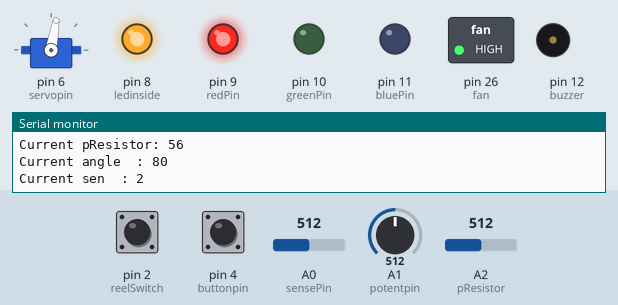
Bench run of a sketch on a simulated Arduino Mega 2560, built with avr-gcc and run on an emulated ATmega2560. Shown: servo, switched loads named in the sketch (green lamp = pin HIGH), output pins drawn as LEDs (lit = HIGH), buzzer (waves = sounding), the last lines printed to the serial monitor. Inputs (shaded band) come from the test bench; at power-on: A0 (sensePin) = 512, A1 (potentpin) = 512, pin 2 (reelSwitch) LOW, A2 (pResistor) = 512, pin 4 (buttonpin) HIGH.

Above: at 1.8 s.
1.9 s: A0 (sensePin) set to 164
4.3 s: A0 (sensePin) set to 153
At 6.8 s:
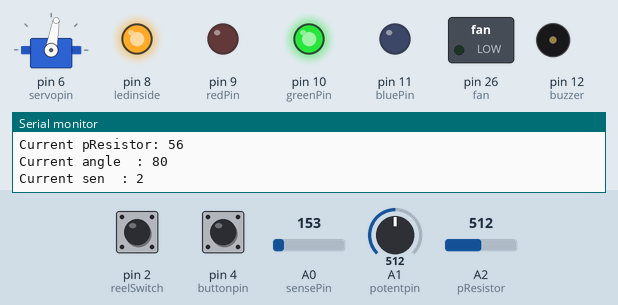
7.7 s: A1 (potentpin) set to 390
At 8.7 s:
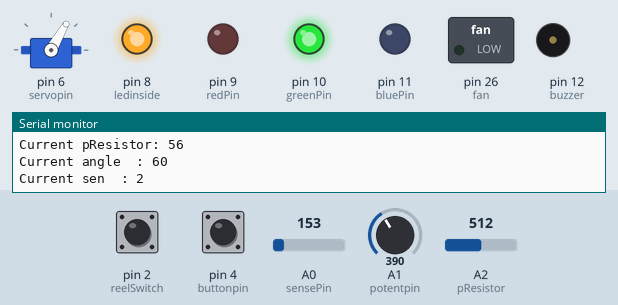
9.7 s: pin 2 (reelSwitch) pulled HIGH for 3.2 s
At 10.9 s:
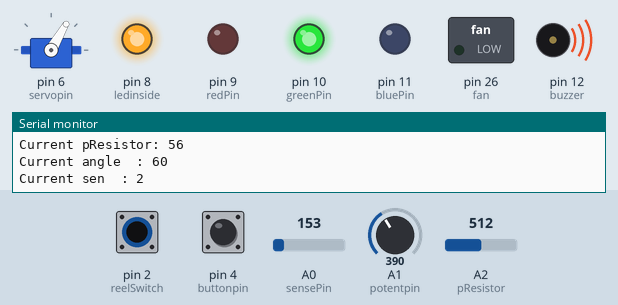
14.9 s: A2 (pResistor) set to 407
16.7 s: A2 (pResistor) set to 392
At 18.2 s:
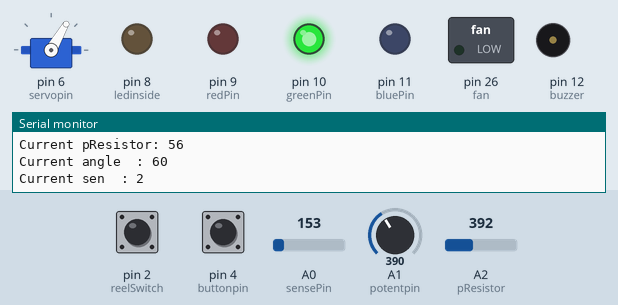
Timing chart, 0 to 19.7 s (numbered marks = the images above; inputs shaded):
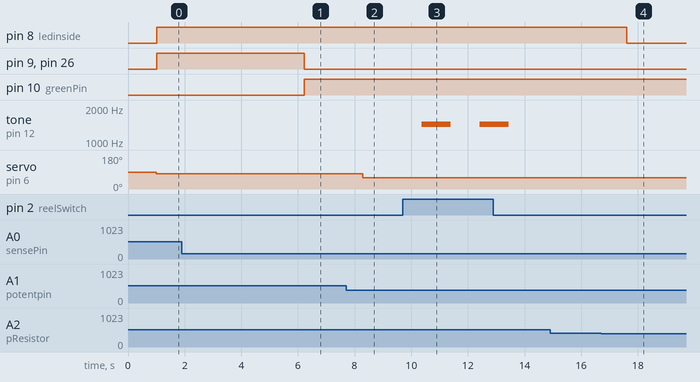

The sketch:

kodtarkmaja52119NEW.ino
```cpp
#include <Servo.h>


int fan = 26;
int reelSwitch = 2; // magnetic senso rpin
int switchState; // variable to store reel switch value
const int sensePin = A0;  //This is the Arduino Pin that will read the sensor output
int sensorInput=1;    //The variable we will use to store the sensor input
float temp,voltage;
const int pResistor = A2;
int servopin = 6;
int potentpin = A1;
int angle = 0;
Servo servo1;
int ledinside = 8;
#define redPin 9
#define greenPin 10
#define bluePin 11
const int buzzer = 12;
int buttonpin = 4;
int val;
int value;
long last;

void setup() {
  // put your setup code here, to run once:
  Serial.begin(9600); //Start the Serial Port at 9600 baud (default)
  pinMode(redPin,OUTPUT);
  pinMode (reelSwitch, INPUT);
  pinMode(greenPin,OUTPUT);
  pinMode(fan,OUTPUT);
  pinMode(bluePin,OUTPUT);
  pinMode(pResistor, INPUT);
  pinMode(buzzer,OUTPUT);

  pinMode(buttonpin, INPUT);
  pinMode(ledinside,OUTPUT);
  pinMode(servopin, OUTPUT);
  pinMode(potentpin, INPUT);
  servo1.attach(servopin);
 last=millis();
}
void loop() {

  // put your main code here, to run repeatedly:
  //if(last+5000<millis()){
    //last=millis();
    sensorInput = analogRead(sensePin);    //read the analog sensor and store it
    voltage = (sensorInput/1024.0) * 5.0;       //find percentage of input reading
    temp = (voltage - .5) * 100;
    delay(1000);
  //}

  switchState = digitalRead(reelSwitch); // read the value of digital interface 2 and assign it to switchState
  if (switchState == HIGH) // when the magnetic sensor detect a signal, LED is flashing
  {
    tone(buzzer, 1440);
    delay(1000);
  }
  else
  {
    digitalWrite(buzzer, LOW);
  }

  angle = analogRead(potentpin);
  angle = map(angle, 0, 1023, 0, 160);
  servo1.write(angle);
  delay(15);

  value = analogRead(pResistor);
  if (value > 400){
    digitalWrite(ledinside, HIGH);  //Turn led off
  }
  else{
    digitalWrite(ledinside, LOW); //Turn led on
  }

  //tone(buzzer, 200); // Send 1KHz sound signal...
  val = digitalRead(buttonpin);
  if (val == LOW) {
    tone(buzzer, 660);
    delay(400);
    tone(buzzer, 550);
    delay(500);
    tone(buzzer, 440);
    delay(600);
    noTone(buzzer);

  }
  else {
    noTone(buzzer);
  }


  if(temp < 25 && temp > 18)
  {
    digitalWrite(greenPin, HIGH);
    digitalWrite(bluePin, LOW);
    digitalWrite(redPin, LOW);

    digitalWrite(fan, LOW);

  }
  else if (temp > 25)
  {

    digitalWrite(fan, HIGH);
    digitalWrite(redPin, HIGH);
    digitalWrite(greenPin, LOW);
    digitalWrite(bluePin, LOW);
  }
  else if (temp < 18)
  {
    digitalWrite(bluePin, HIGH);
    digitalWrite(redPin, LOW);
    digitalWrite(greenPin, LOW);
    digitalWrite(fan, LOW);
  }


  //Convert to degrees
 Serial.print("Current Temperature: ");
 Serial.println(temp);

 Serial.print("Current pResistor: ");
 Serial.println(pResistor);

 Serial.print("Current angle  : ");
 Serial.println(angle);

 Serial.print("Current sen  : ");
 Serial.println(reelSwitch);

}
```

Measured:
- the behaviour switches between 154 and 153 on A0 (sensePin) (found by bisection; images 0 and 1)
- the behaviour switches between 401 and 400 on A2 (pResistor) (found by bisection; images 3 and 4)
- after the input at 4.3 s, pin 9 (redPin), pin 26 (fan): HIGH → LOW after 1.9 s; pin 10 (greenPin): LOW → HIGH after 1.9 s
- after the input at 7.7 s, servo on pin 6 (servopin): 80° → 60° after 0.59 s
- after the input at 9.7 s, tone on pin 12 (buzzer): alternates 1440 Hz for 1.0 s and silent for 1.0 s, starting after 0.68 s
- after the input at 16.7 s, pin 8 (ledinside): HIGH → LOW after 0.90 s
